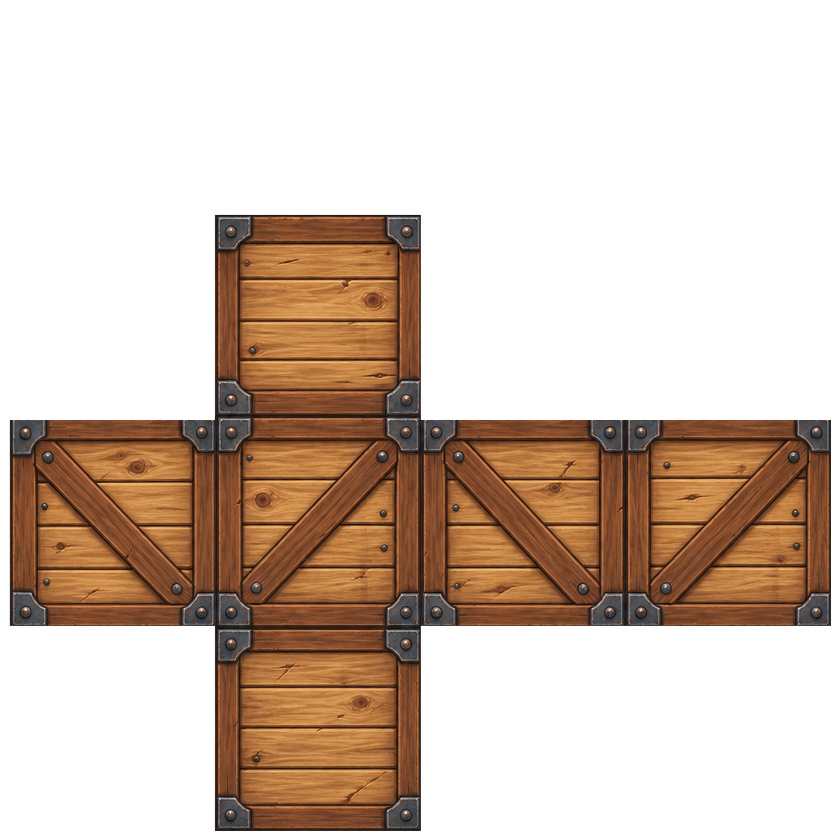
#> input picture examples/crate/texture.png, 840 x 840 px, shrunk from 1024 x 1024 before the run
$ python maps.py ../examples/crate
#> lines starting #> are read from the running program, lines starting #| are printed output that depends on the picture
"""Normal map for a folded asset, inferred from its painted texture. Free, no image call.

    python3 scripts/maps.py ASSET_DIR [--strength 3]     -> ASSET_DIR/normal.png (glTF tangent space, green = +Y)
                                                            and ao.png (cavity occlusion)

Height is guessed from brightness (bright reads raised), blurred, then turned into clamped slopes: wood grain,
rivets, scales, fur and cloth catch the light. Painted features (eyes, posters) get a light emboss, so characters
use a lower strength: "normal_strength" in spec.json (1.5 suits a face, 3 is the default, 6 adds little).
The texture is already bled outside the nets, so island borders make no ridge. run_fold.py uses normal.png.
"""
import argparse
import json
import os

import numpy as np
from PIL import Image


def _blur(h, sigma):
#> called with sigma = 1.5
    r = int(3 * sigma)
    k = np.exp(-np.arange(-r, r + 1) ** 2 / (2 * sigma * sigma))
    k /= k.sum()
    for axis in (0, 1):
        pad = [(0, 0), (0, 0)]
        pad[axis] = (r, r)
        hp = np.pad(h, pad, mode="edge")
        h = sum(k[i] * np.take(hp, range(i, i + h.shape[axis]), axis=axis) for i in range(len(k)))
    return h


def normal_from_albedo(rgb, strength=3.0, blur=1.5, max_slope=0.6):
    h = _blur(rgb @ np.array([0.2126, 0.7152, 0.0722]), blur)
    dy, dx = np.gradient(h)
    dx, dy = dx * strength * h.shape[1] / 256, dy * strength * h.shape[0] / 256
    dx, dy = np.clip(dx, -max_slope, max_slope), np.clip(dy, -max_slope, max_slope)
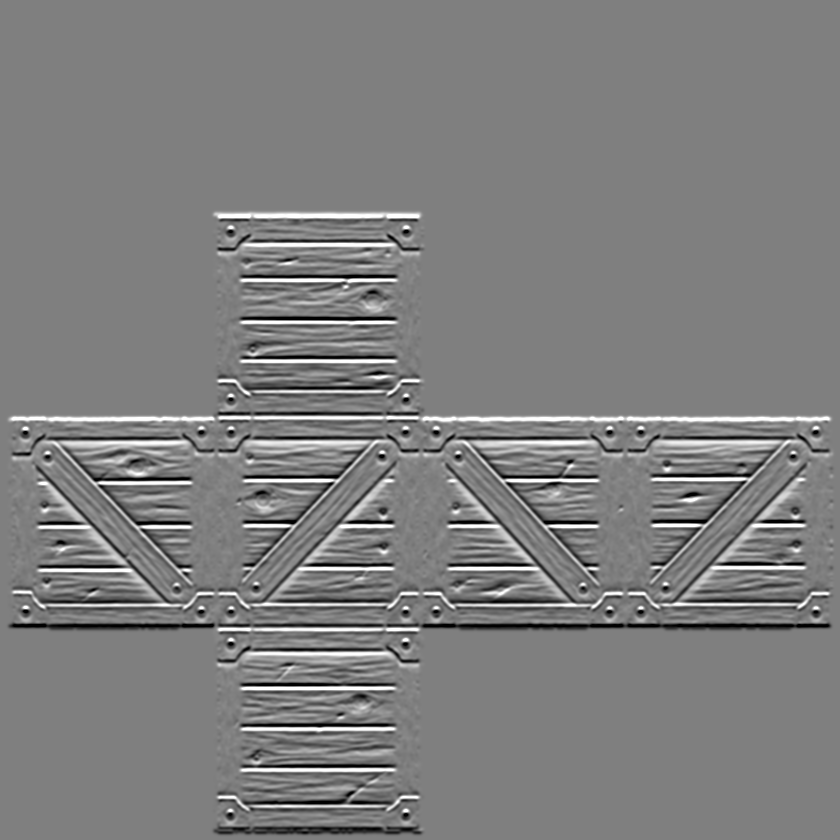
#> dy: shape (840, 840) float64; min -0.6, max 0.6, mean -0.00158; drawn with min black and max white
    n = np.stack([-dx, dy, np.ones_like(h)], -1)          # image rows go down, so +dy in the image is -Y in uv
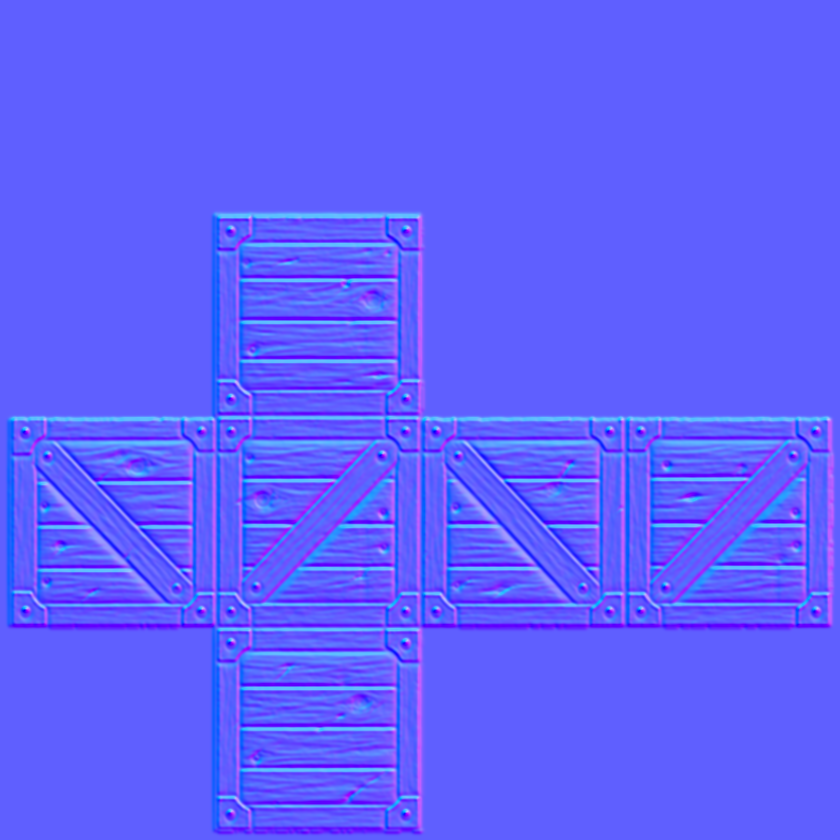
#> n: shape (840, 840, 3) float64; mean of channels 0, 1, 2 -0.000126, -0.00158, 1; drawn with min black and max white
    n /= np.linalg.norm(n, axis=-1, keepdims=True)
    return ((n * 0.5 + 0.5) * 255).astype(np.uint8)
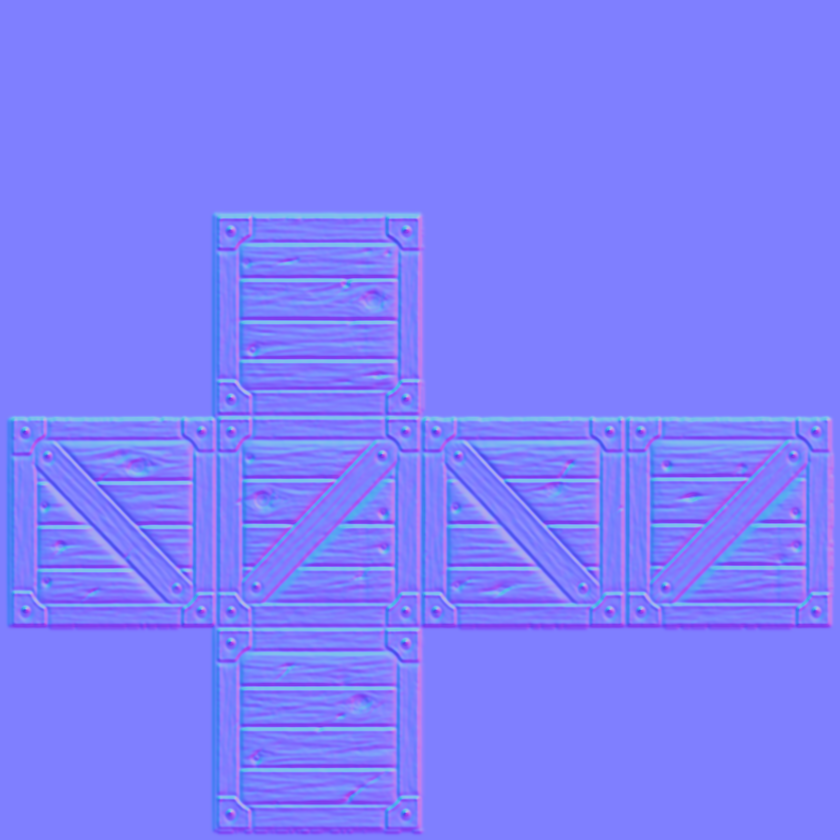
#> returned value: shape (840, 840, 3); mean of channels 0, 1, 2 127, 126.8, 253.2; drawn as R, G, B


def ao_from_albedo(rgb, blur=1.5, radius=4.0, power=1.6):
    """Cavity occlusion: texels darker than their blurred neighbourhood read as creases. 1 = open, 0 = occluded."""
#> called with blur = 1.5, radius = 4, power = 1.6
    h = _blur(rgb @ np.array([0.2126, 0.7152, 0.0722]), blur)
    cavity = np.clip((_blur(h, radius) - h) * 4.0, 0, 1)
#> the loop in _blur (call 3), `for axis in (0, 1):` made 2 passes
#> pass 1, in _blur (call 3), `hp = np.pad(h, pad, mode="edge")`:
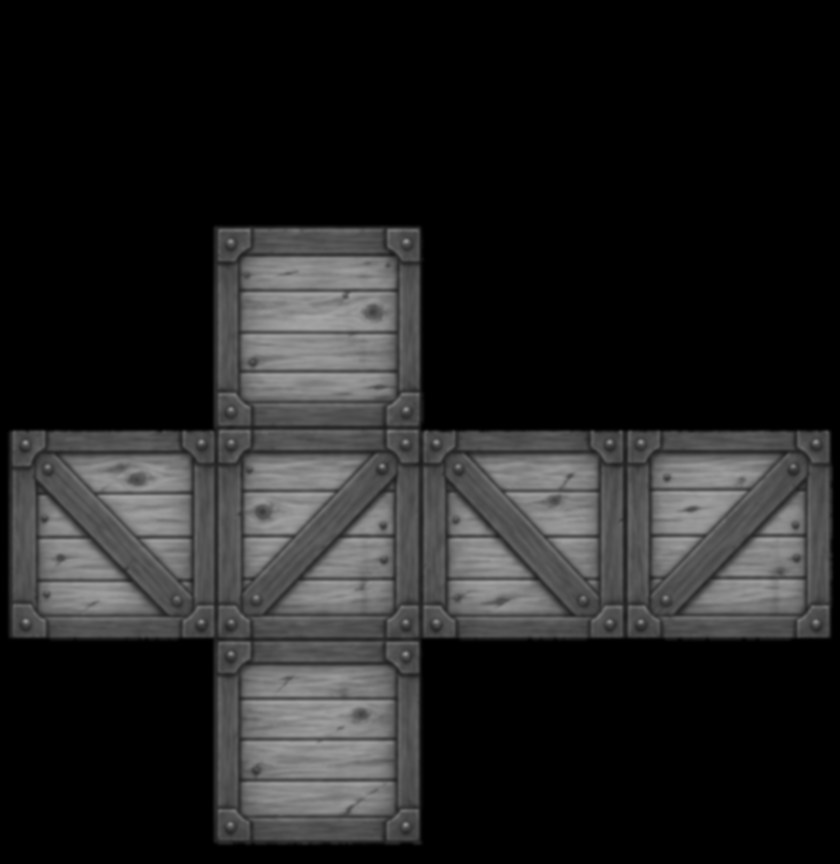
#> hp: shape (864, 840) float64; min 0, max 0.655, mean 0.135
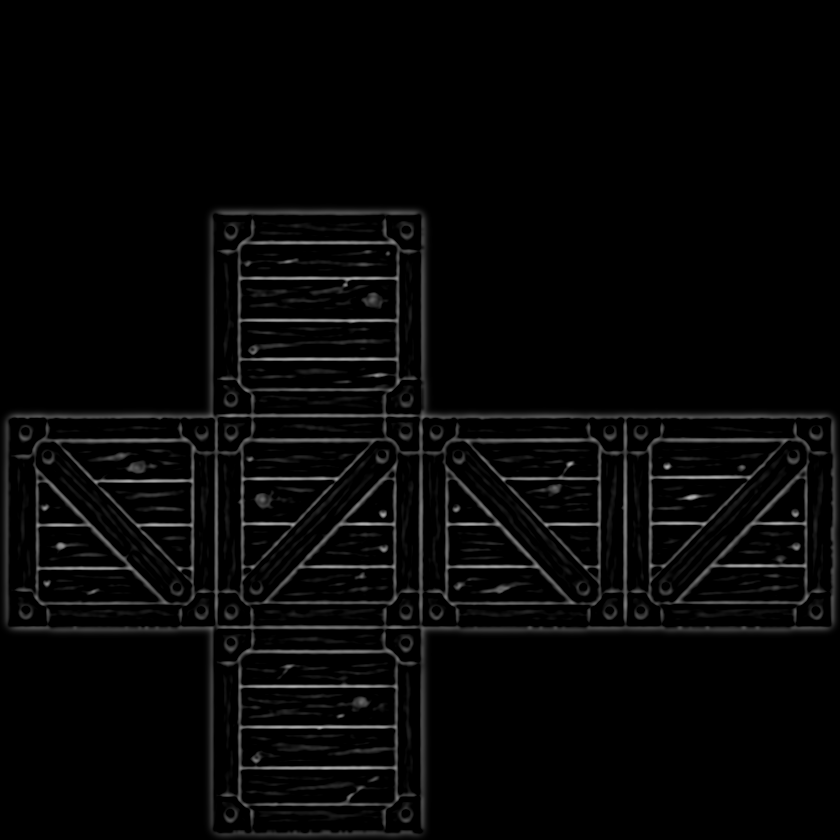
#> cavity: shape (840, 840) float64; min 0, max 0.708, mean 0.0265
    return ((1 - cavity) ** power * 255).astype(np.uint8)
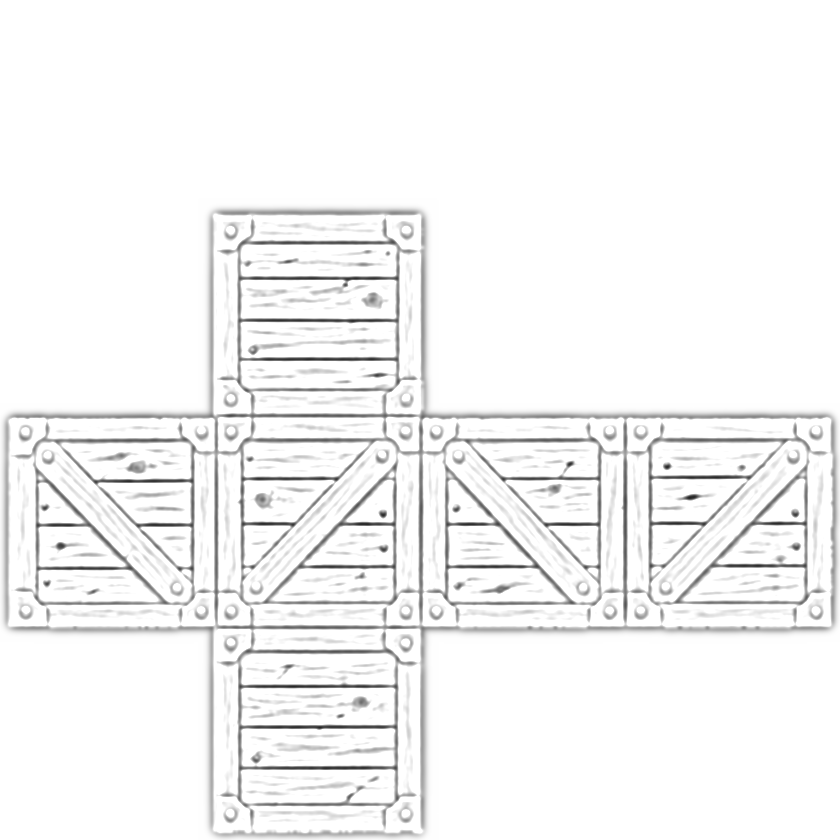
#> returned value: shape (840, 840); min 35, max 255, mean 245


def build(asset_dir, strength=None):
    spec = os.path.join(asset_dir, "spec.json")
    if strength is None:
        strength = json.load(open(spec)).get("normal_strength", 3.0) if os.path.exists(spec) else 3.0
    rgb = np.asarray(Image.open(os.path.join(asset_dir, "texture.png")).convert("RGB"), float) / 255
    out = os.path.join(asset_dir, "normal.png")
    Image.fromarray(normal_from_albedo(rgb, strength)).save(out)
    ao = ao_from_albedo(rgb)                                  # shipped as occlusionTexture (RGB: glTF reads R)
    Image.fromarray(np.dstack([ao, ao, ao])).save(os.path.join(asset_dir, "ao.png"))
    return out, strength


if __name__ == "__main__":
    ap = argparse.ArgumentParser()
    ap.add_argument("asset_dir")
    ap.add_argument("--strength", type=float)
    a = ap.parse_args()
    print(build(a.asset_dir, a.strength))

$ run again, with examples/crate/painted.png copied over examples/crate/texture.png
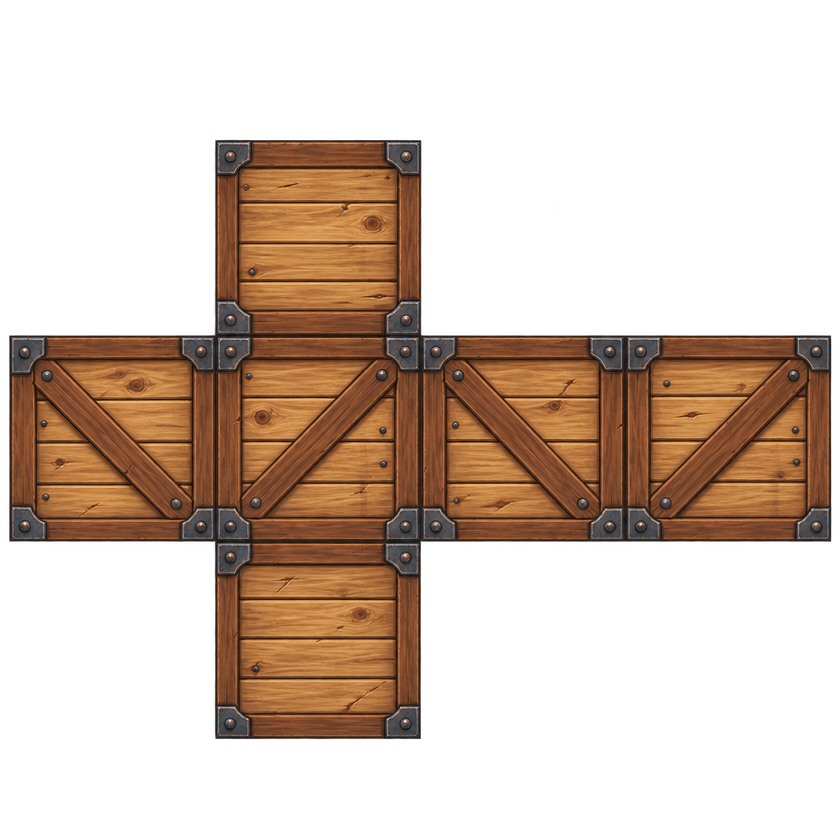
#> input picture examples/crate/painted.png, 840 x 840 px, shrunk from 1024 x 1024 before the run
#> in ao_from_albedo, `cavity = np.clip((_blur(h, radius) - h) * 4.0, 0, 1)`:
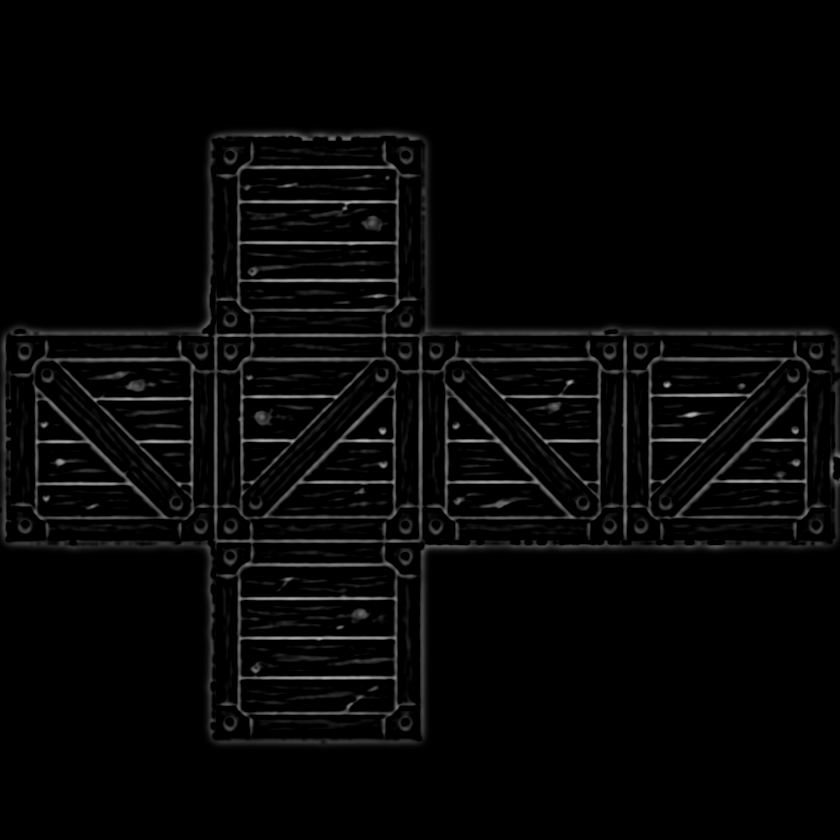
#> cavity: shape (840, 840) float64; min 0, max 0.704, mean 0.0257
#> in ao_from_albedo, `return ((1 - cavity) ** power * 255).astype(np.uint8)`:
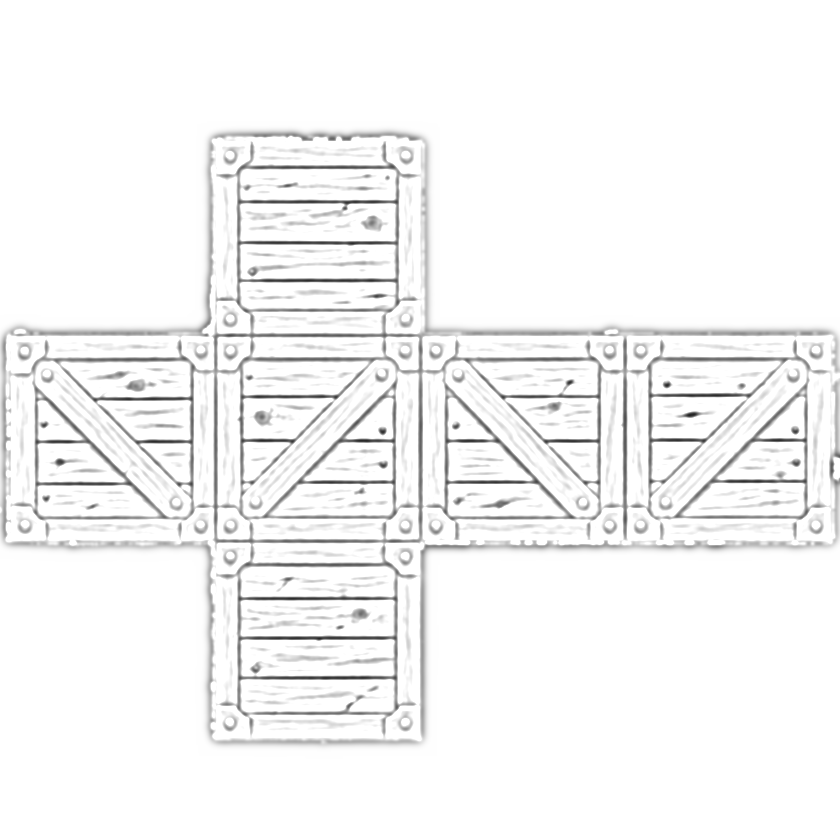
#> returned value: shape (840, 840); min 36, max 255, mean 245.3
